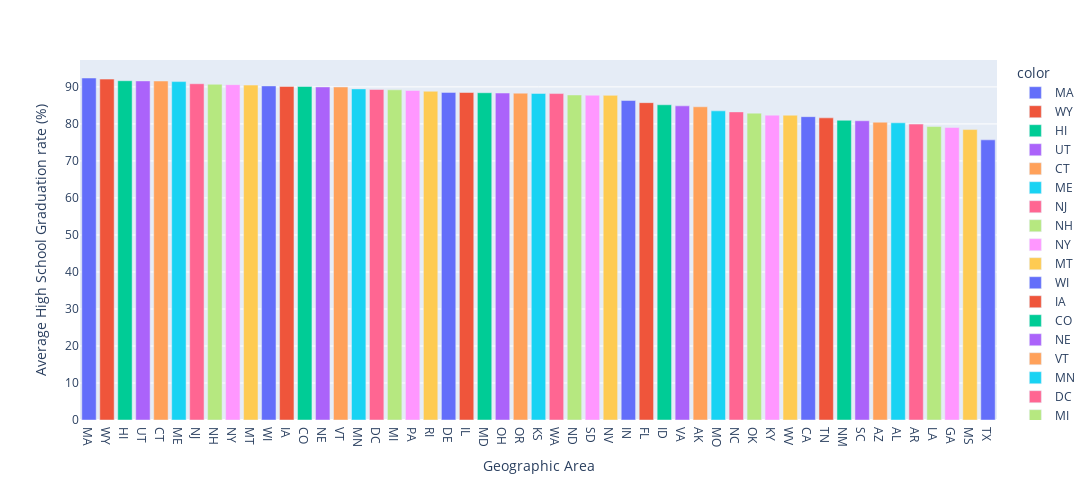

The notebook cell saved with this chart:
### Code cell
grouped_hs = df_pct_completed_hs[['Geographic Area', 'percent_completed_hs']].groupby('Geographic Area').mean()
grouped_hs.reset_index(inplace=True)
grouped_hs.sort_values(by="percent_completed_hs", ascending=False, inplace=True)
bar = px.bar(x=grouped_hs['Geographic Area'], y=grouped_hs['percent_completed_hs'], color=grouped_hs['Geographic Area'])
bar.update_layout(
    xaxis_title="Geographic Area",
    yaxis_title="Average High School Graduation rate (%)",
    width=1120,
    height=500
)

bar.show()

### Figure 1 — Plotly figure (JSON) as saved in the notebook; plotly's stock layout.template omitted (floating-point values rounded to 4 significant figures)
{"data": [{"alignmentgroup": "True", "hovertemplate": "color=MA<br>x=%{x}<br>y=%{y}<extra></extra>", "legendgroup": "MA", "marker": {"color": "#636efa", "pattern": {"shape": ""}}, "name": "MA", "offsetgroup": "MA", "orientation": "v", "showlegend": true, "textposition": "auto", "type": "bar", "x": ["MA"], "xaxis": "x", "y": [92.4], "yaxis": "y"}, {"alignmentgroup": "True", "hovertemplate": "color=WY<br>x=%{x}<br>y=%{y}<extra></extra>", "legendgroup": "WY", "marker": {"color": "#EF553B", "pattern": {"shape": ""}}, "name": "WY", "offsetgroup": "WY", "orientation": "v", "showlegend": true, "textposition": "auto", "type": "bar", "x": ["WY"], "xaxis": "x", "y": [92.1], "yaxis": "y"}, {"alignmentgroup": "True", "hovertemplate": "color=HI<br>x=%{x}<br>y=%{y}<extra></extra>", "legendgroup": "HI", "marker": {"color": "#00cc96", "pattern": {"shape": ""}}, "name": "HI", "offsetgroup": "HI", "orientation": "v", "showlegend": true, "textposition": "auto", "type": "bar", "x": ["HI"], "xaxis": "x", "y": [91.67], "yaxis": "y"}, {"alignmentgroup": "True", "hovertemplate": "color=UT<br>x=%{x}<br>y=%{y}<extra></extra>", "legendgroup": "UT", "marker": {"color": "#ab63fa", "pattern": {"shape": ""}}, "name": "UT", "offsetgroup": "UT", "orientation": "v", "showlegend": true, "textposition": "auto", "type": "bar", "x": ["UT"], "xaxis": "x", "y": [91.62], "yaxis": "y"}, {"alignmentgroup": "True", "hovertemplate": "color=CT<br>x=%{x}<br>y=%{y}<extra></extra>", "legendgroup": "CT", "marker": {"color": "#FFA15A", "pattern": {"shape": ""}}, "name": "CT", "offsetgroup": "CT", "orientation": "v", "showlegend": true, "textposition": "auto", "type": "bar", "x": ["CT"], "xaxis": "x", "y": [91.59], "yaxis": "y"}, {"alignmentgroup": "True", "hovertemplate": "color=ME<br>x=%{x}<br>y=%{y}<extra></extra>", "legendgroup": "ME", "marker": {"color": "#19d3f3", "pattern": {"shape": ""}}, "name": "ME", "offsetgroup": "ME", "orientation": "v", "showlegend": true, "textposition": "auto", "type": "bar", "x": ["ME"], "xaxis": "x", "y": [91.43], "yaxis": "y"}, {"alignmentgroup": "True", "hovertemplate": "color=NJ<br>x=%{x}<br>y=%{y}<extra></extra>", "legendgroup": "NJ", "marker": {"color": "#FF6692", "pattern": {"shape": ""}}, "name": "NJ", "offsetgroup": "NJ", "orientation": "v", "showlegend": true, "textposition": "auto", "type": "bar", "x": ["NJ"], "xaxis": "x", "y": [90.85], "yaxis": "y"}, {"alignmentgroup": "True", "hovertemplate": "color=NH<br>x=%{x}<br>y=%{y}<extra></extra>", "legendgroup": "NH", "marker": {"color": "#B6E880", "pattern": {"shape": ""}}, "name": "NH", "offsetgroup": "NH", "orientation": "v", "showlegend": true, "textposition": "auto", "type": "bar", "x": ["NH"], "xaxis": "x", "y": [90.71], "yaxis": "y"}, {"alignmentgroup": "True", "hovertemplate": "color=NY<br>x=%{x}<br>y=%{y}<extra></extra>", "legendgroup": "NY", "marker": {"color": "#FF97FF", "pattern": {"shape": ""}}, "name": "NY", "offsetgroup": "NY", "orientation": "v", "showlegend": true, "textposition": "auto", "type": "bar", "x": ["NY"], "xaxis": "x", "y": [90.61], "yaxis": "y"}, {"alignmentgroup": "True", "hovertemplate": "color=MT<br>x=%{x}<br>y=%{y}<extra></extra>", "legendgroup": "MT", "marker": {"color": "#FECB52", "pattern": {"shape": ""}}, "name": "MT", "offsetgroup": "MT", "orientation": "v", "showlegend": true, "textposition": "auto", "type": "bar", "x": ["MT"], "xaxis": "x", "y": [90.49], "yaxis": "y"}, {"alignmentgroup": "True", "hovertemplate": "color=WI<br>x=%{x}<br>y=%{y}<extra></extra>", "legendgroup": "WI", "marker": {"color": "#636efa", "pattern": {"shape": ""}}, "name": "WI", "offsetgroup": "WI", "orientation": "v", "showlegend": true, "textposition": "auto", "type": "bar", "x": ["WI"], "xaxis": "x", "y": [90.26], "yaxis": "y"}, {"alignmentgroup": "True", "hovertemplate": "color=IA<br>x=%{x}<br>y=%{y}<extra></extra>", "legendgroup": "IA", "marker": {"color": "#EF553B", "pattern": {"shape": ""}}, "name": "IA", "offsetgroup": "IA", "orientation": "v", "showlegend": true, "textposition": "auto", "type": "bar", "x": ["IA"], "xaxis": "x", "y": [90.11], "yaxis": "y"}, {"alignmentgroup": "True", "hovertemplate": "color=CO<br>x=%{x}<br>y=%{y}<extra></extra>", "legendgroup": "CO", "marker": {"color": "#00cc96", "pattern": {"shape": ""}}, "name": "CO", "offsetgroup": "CO", "orientation": "v", "showlegend": true, "textposition": "auto", "type": "bar", "x": ["CO"], "xaxis": "x", "y": [90.11], "yaxis": "y"}, {"alignmentgroup": "True", "hovertemplate": "color=NE<br>x=%{x}<br>y=%{y}<extra></extra>", "legendgroup": "NE", "marker": {"color": "#ab63fa", "pattern": {"shape": ""}}, "name": "NE", "offsetgroup": "NE", "orientation": "v", "showlegend": true, "textposition": "auto", "type": "bar", "x": ["NE"], "xaxis": "x", "y": [89.99], "yaxis": "y"}, {"alignmentgroup": "True", "hovertemplate": "color=VT<br>x=%{x}<br>y=%{y}<extra></extra>", "legendgroup": "VT", "marker": {"color": "#FFA15A", "pattern": {"shape": ""}}, "name": "VT", "offsetgroup": "VT", "orientation": "v", "showlegend": true, "textposition": "auto", "type": "bar", "x": ["VT"], "xaxis": "x", "y": [89.98], "yaxis": "y"}, {"alignmentgroup": "True", "hovertemplate": "color=MN<br>x=%{x}<br>y=%{y}<extra></extra>", "legendgroup": "MN", "marker": {"color": "#19d3f3", "pattern": {"shape": ""}}, "name": "MN", "offsetgroup": "MN", "orientation": "v", "showlegend": true, "textposition": "auto", "type": "bar", "x": ["MN"], "xaxis": "x", "y": [89.47], "yaxis": "y"}, {"alignmentgroup": "True", "hovertemplate": "color=DC<br>x=%{x}<br>y=%{y}<extra></extra>", "legendgroup": "DC", "marker": {"color": "#FF6692", "pattern": {"shape": ""}}, "name": "DC", "offsetgroup": "DC", "orientation": "v", "showlegend": true, "textposition": "auto", "type": "bar", "x": ["DC"], "xaxis": "x", "y": [89.3], "yaxis": "y"}, {"alignmentgroup": "True", "hovertemplate": "color=MI<br>x=%{x}<br>y=%{y}<extra></extra>", "legendgroup": "MI", "marker": {"color": "#B6E880", "pattern": {"shape": ""}}, "name": "MI", "offsetgroup": "MI", "orientation": "v", "showlegend": true, "textposition": "auto", "type": "bar", "x": ["MI"], "xaxis": "x", "y": [89.21], "yaxis": "y"}, {"alignmentgroup": "True", "hovertemplate": "color=PA<br>x=%{x}<br>y=%{y}<extra></extra>", "legendgroup": "PA", "marker": {"color": "#FF97FF", "pattern": {"shape": ""}}, "name": "PA", "offsetgroup": "PA", "orientation": "v", "showlegend": true, "textposition": "auto", "type": "bar", "x": ["PA"], "xaxis": "x", "y": [89.02], "yaxis": "y"}, {"alignmentgroup": "True", "hovertemplate": "color=RI<br>x=%{x}<br>y=%{y}<extra></extra>", "legendgroup": "RI", "marker": {"color": "#FECB52", "pattern": {"shape": ""}}, "name": "RI", "offsetgroup": "RI", "orientation": "v", "showlegend": true, "textposition": "auto", "type": "bar", "x": ["RI"], "xaxis": "x", "y": [88.82], "yaxis": "y"}, {"alignmentgroup": "True", "hovertemplate": "color=DE<br>x=%{x}<br>y=%{y}<extra></extra>", "legendgroup": "DE", "marker": {"color": "#636efa", "pattern": {"shape": ""}}, "name": "DE", "offsetgroup": "DE", "orientation": "v", "showlegend": true, "textposition": "auto", "type": "bar", "x": ["DE"], "xaxis": "x", "y": [88.52], "yaxis": "y"}, {"alignmentgroup": "True", "hovertemplate": "color=IL<br>x=%{x}<br>y=%{y}<extra></extra>", "legendgroup": "IL", "marker": {"color": "#EF553B", "pattern": {"shape": ""}}, "name": "IL", "offsetgroup": "IL", "orientation": "v", "showlegend": true, "textposition": "auto", "type": "bar", "x": ["IL"], "xaxis": "x", "y": [88.48], "yaxis": "y"}, {"alignmentgroup": "True", "hovertemplate": "color=MD<br>x=%{x}<br>y=%{y}<extra></extra>", "legendgroup": "MD", "marker": {"color": "#00cc96", "pattern": {"shape": ""}}, "name": "MD", "offsetgroup": "MD", "orientation": "v", "showlegend": true, "textposition": "auto", "type": "bar", "x": ["MD"], "xaxis": "x", "y": [88.42], "yaxis": "y"}, {"alignmentgroup": "True", "hovertemplate": "color=OH<br>x=%{x}<br>y=%{y}<extra></extra>", "legendgroup": "OH", "marker": {"color": "#ab63fa", "pattern": {"shape": ""}}, "name": "OH", "offsetgroup": "OH", "orientation": "v", "showlegend": true, "textposition": "auto", "type": "bar", "x": ["OH"], "xaxis": "x", "y": [88.34], "yaxis": "y"}, {"alignmentgroup": "True", "hovertemplate": "color=OR<br>x=%{x}<br>y=%{y}<extra></extra>", "legendgroup": "OR", "marker": {"color": "#FFA15A", "pattern": {"shape": ""}}, "name": "OR", "offsetgroup": "OR", "orientation": "v", "showlegend": true, "textposition": "auto", "type": "bar", "x": ["OR"], "xaxis": "x", "y": [88.3], "yaxis": "y"}, {"alignmentgroup": "True", "hovertemplate": "color=KS<br>x=%{x}<br>y=%{y}<extra></extra>", "legendgroup": "KS", "marker": {"color": "#19d3f3", "pattern": {"shape": ""}}, "name": "KS", "offsetgroup": "KS", "orientation": "v", "showlegend": true, "textposition": "auto", "type": "bar", "x": ["KS"], "xaxis": "x", "y": [88.23], "yaxis": "y"}, {"alignmentgroup": "True", "hovertemplate": "color=WA<br>x=%{x}<br>y=%{y}<extra></extra>", "legendgroup": "WA", "marker": {"color": "#FF6692", "pattern": {"shape": ""}}, "name": "WA", "offsetgroup": "WA", "orientation": "v", "showlegend": true, "textposition": "auto", "type": "bar", "x": ["WA"], "xaxis": "x", "y": [88.2], "yaxis": "y"}, {"alignmentgroup": "True", "hovertemplate": "color=ND<br>x=%{x}<br>y=%{y}<extra></extra>", "legendgroup": "ND", "marker": {"color": "#B6E880", "pattern": {"shape": ""}}, "name": "ND", "offsetgroup": "ND", "orientation": "v", "showlegend": true, "textposition": "auto", "type": "bar", "x": ["ND"], "xaxis": "x", "y": [87.82], "yaxis": "y"}, {"alignmentgroup": "True", "hovertemplate": "color=SD<br>x=%{x}<br>y=%{y}<extra></extra>", "legendgroup": "SD", "marker": {"color": "#FF97FF", "pattern": {"shape": ""}}, "name": "SD", "offsetgroup": "SD", "orientation": "v", "showlegend": true, "textposition": "auto", "type": "bar", "x": ["SD"], "xaxis": "x", "y": [87.75], "yaxis": "y"}, {"alignmentgroup": "True", "hovertemplate": "color=NV<br>x=%{x}<br>y=%{y}<extra></extra>", "legendgroup": "NV", "marker": {"color": "#FECB52", "pattern": {"shape": ""}}, "name": "NV", "offsetgroup": "NV", "orientation": "v", "showlegend": true, "textposition": "auto", "type": "bar", "x": ["NV"], "xaxis": "x", "y": [87.72], "yaxis": "y"}, {"alignmentgroup": "True", "hovertemplate": "color=IN<br>x=%{x}<br>y=%{y}<extra></extra>", "legendgroup": "IN", "marker": {"color": "#636efa", "pattern": {"shape": ""}}, "name": "IN", "offsetgroup": "IN", "orientation": "v", "showlegend": true, "textposition": "auto", "type": "bar", "x": ["IN"], "xaxis": "x", "y": [86.32], "yaxis": "y"}, {"alignmentgroup": "True", "hovertemplate": "color=FL<br>x=%{x}<br>y=%{y}<extra></extra>", "legendgroup": "FL", "marker": {"color": "#EF553B", "pattern": {"shape": ""}}, "name": "FL", "offsetgroup": "FL", "orientation": "v", "showlegend": true, "textposition": "auto", "type": "bar", "x": ["FL"], "xaxis": "x", "y": [85.74], "yaxis": "y"}, {"alignmentgroup": "True", "hovertemplate": "color=ID<br>x=%{x}<br>y=%{y}<extra></extra>", "legendgroup": "ID", "marker": {"color": "#00cc96", "pattern": {"shape": ""}}, "name": "ID", "offsetgroup": "ID", "orientation": "v", "showlegend": true, "textposition": "auto", "type": "bar", "x": ["ID"], "xaxis": "x", "y": [85.17], "yaxis": "y"}, {"alignmentgroup": "True", "hovertemplate": "color=VA<br>x=%{x}<br>y=%{y}<extra></extra>", "legendgroup": "VA", "marker": {"color": "#ab63fa", "pattern": {"shape": ""}}, "name": "VA", "offsetgroup": "VA", "orientation": "v", "showlegend": true, "textposition": "auto", "type": "bar", "x": ["VA"], "xaxis": "x", "y": [84.88], "yaxis": "y"}, {"alignmentgroup": "True", "hovertemplate": "color=AK<br>x=%{x}<br>y=%{y}<extra></extra>", "legendgroup": "AK", "marker": {"color": "#FFA15A", "pattern": {"shape": ""}}, "name": "AK", "offsetgroup": "AK", "orientation": "v", "showlegend": true, "textposition": "auto", "type": "bar", "x": ["AK"], "xaxis": "x", "y": [84.63], "yaxis": "y"}, {"alignmentgroup": "True", "hovertemplate": "color=MO<br>x=%{x}<br>y=%{y}<extra></extra>", "legendgroup": "MO", "marker": {"color": "#19d3f3", "pattern": {"shape": ""}}, "name": "MO", "offsetgroup": "MO", "orientation": "v", "showlegend": true, "textposition": "auto", "type": "bar", "x": ["MO"], "xaxis": "x", "y": [83.52], "yaxis": "y"}, {"alignmentgroup": "True", "hovertemplate": "color=NC<br>x=%{x}<br>y=%{y}<extra></extra>", "legendgroup": "NC", "marker": {"color": "#FF6692", "pattern": {"shape": ""}}, "name": "NC", "offsetgroup": "NC", "orientation": "v", "showlegend": true, "textposition": "auto", "type": "bar", "x": ["NC"], "xaxis": "x", "y": [83.25], "yaxis": "y"}, {"alignmentgroup": "True", "hovertemplate": "color=OK<br>x=%{x}<br>y=%{y}<extra></extra>", "legendgroup": "OK", "marker": {"color": "#B6E880", "pattern": {"shape": ""}}, "name": "OK", "offsetgroup": "OK", "orientation": "v", "showlegend": true, "textposition": "auto", "type": "bar", "x": ["OK"], "xaxis": "x", "y": [82.91], "yaxis": "y"}, {"alignmentgroup": "True", "hovertemplate": "color=KY<br>x=%{x}<br>y=%{y}<extra></extra>", "legendgroup": "KY", "marker": {"color": "#FF97FF", "pattern": {"shape": ""}}, "name": "KY", "offsetgroup": "KY", "orientation": "v", "showlegend": true, "textposition": "auto", "type": "bar", "x": ["KY"], "xaxis": "x", "y": [82.37], "yaxis": "y"}, {"alignmentgroup": "True", "hovertemplate": "color=WV<br>x=%{x}<br>y=%{y}<extra></extra>", "legendgroup": "WV", "marker": {"color": "#FECB52", "pattern": {"shape": ""}}, "name": "WV", "offsetgroup": "WV", "orientation": "v", "showlegend": true, "textposition": "auto", "type": "bar", "x": ["WV"], "xaxis": "x", "y": [82.35], "yaxis": "y"}, {"alignmentgroup": "True", "hovertemplate": "color=CA<br>x=%{x}<br>y=%{y}<extra></extra>", "legendgroup": "CA", "marker": {"color": "#636efa", "pattern": {"shape": ""}}, "name": "CA", "offsetgroup": "CA", "orientation": "v", "showlegend": true, "textposition": "auto", "type": "bar", "x": ["CA"], "xaxis": "x", "y": [81.96], "yaxis": "y"}, {"alignmentgroup": "True", "hovertemplate": "color=TN<br>x=%{x}<br>y=%{y}<extra></extra>", "legendgroup": "TN", "marker": {"color": "#EF553B", "pattern": {"shape": ""}}, "name": "TN", "offsetgroup": "TN", "orientation": "v", "showlegend": true, "textposition": "auto", "type": "bar", "x": ["TN"], "xaxis": "x", "y": [81.63], "yaxis": "y"}, {"alignmentgroup": "True", "hovertemplate": "color=NM<br>x=%{x}<br>y=%{y}<extra></extra>", "legendgroup": "NM", "marker": {"color": "#00cc96", "pattern": {"shape": ""}}, "name": "NM", "offsetgroup": "NM", "orientation": "v", "showlegend": true, "textposition": "auto", "type": "bar", "x": ["NM"], "xaxis": "x", "y": [80.98], "yaxis": "y"}, {"alignmentgroup": "True", "hovertemplate": "color=SC<br>x=%{x}<br>y=%{y}<extra></extra>", "legendgroup": "SC", "marker": {"color": "#ab63fa", "pattern": {"shape": ""}}, "name": "SC", "offsetgroup": "SC", "orientation": "v", "showlegend": true, "textposition": "auto", "type": "bar", "x": ["SC"], "xaxis": "x", "y": [80.85], "yaxis": "y"}, {"alignmentgroup": "True", "hovertemplate": "color=AZ<br>x=%{x}<br>y=%{y}<extra></extra>", "legendgroup": "AZ", "marker": {"color": "#FFA15A", "pattern": {"shape": ""}}, "name": "AZ", "offsetgroup": "AZ", "orientation": "v", "showlegend": true, "textposition": "auto", "type": "bar", "x": ["AZ"], "xaxis": "x", "y": [80.47], "yaxis": "y"}, {"alignmentgroup": "True", "hovertemplate": "color=AL<br>x=%{x}<br>y=%{y}<extra></extra>", "legendgroup": "AL", "marker": {"color": "#19d3f3", "pattern": {"shape": ""}}, "name": "AL", "offsetgroup": "AL", "orientation": "v", "showlegend": true, "textposition": "auto", "type": "bar", "x": ["AL"], "xaxis": "x", "y": [80.3], "yaxis": "y"}, {"alignmentgroup": "True", "hovertemplate": "color=AR<br>x=%{x}<br>y=%{y}<extra></extra>", "legendgroup": "AR", "marker": {"color": "#FF6692", "pattern": {"shape": ""}}, "name": "AR", "offsetgroup": "AR", "orientation": "v", "showlegend": true, "textposition": "auto", "type": "bar", "x": ["AR"], "xaxis": "x", "y": [79.95], "yaxis": "y"}, {"alignmentgroup": "True", "hovertemplate": "color=LA<br>x=%{x}<br>y=%{y}<extra></extra>", "legendgroup": "LA", "marker": {"color": "#B6E880", "pattern": {"shape": ""}}, "name": "LA", "offsetgroup": "LA", "orientation": "v", "showlegend": true, "textposition": "auto", "type": "bar", "x": ["LA"], "xaxis": "x", "y": [79.29], "yaxis": "y"}, {"alignmentgroup": "True", "hovertemplate": "color=GA<br>x=%{x}<br>y=%{y}<extra></extra>", "legendgroup": "GA", "marker": {"color": "#FF97FF", "pattern": {"shape": ""}}, "name": "GA", "offsetgroup": "GA", "orientation": "v", "showlegend": true, "textposition": "auto", "type": "bar", "x": ["GA"], "xaxis": "x", "y": [79.01], "yaxis": "y"}, {"alignmentgroup": "True", "hovertemplate": "color=MS<br>x=%{x}<br>y=%{y}<extra></extra>", "legendgroup": "MS", "marker": {"color": "#FECB52", "pattern": {"shape": ""}}, "name": "MS", "offsetgroup": "MS", "orientation": "v", "showlegend": true, "textposition": "auto", "type": "bar", "x": ["MS"], "xaxis": "x", "y": [78.47], "yaxis": "y"}, {"alignmentgroup": "True", "hovertemplate": "color=TX<br>x=%{x}<br>y=%{y}<extra></extra>", "legendgroup": "TX", "marker": {"color": "#636efa", "pattern": {"shape": ""}}, "name": "TX", "offsetgroup": "TX", "orientation": "v", "showlegend": true, "textposition": "auto", "type": "bar", "x": ["TX"], "xaxis": "x", "y": [75.69], "yaxis": "y"}], "layout": {"barmode": "relative", "height": 500, "legend": {"title": {"text": "color"}, "tracegroupgap": 0}, "margin": {"t": 60}, "width": 1120, "xaxis": {"anchor": "y", "autorange": true, "domain": [0, 1], "range": [-0.5, 50.5], "title": {"text": "Geographic Area"}, "type": "category"}, "yaxis": {"anchor": "x", "autorange": true, "domain": [0, 1], "range": [0, 97.27], "title": {"text": "Average High School Graduation rate (%)"}, "type": "linear"}}}
